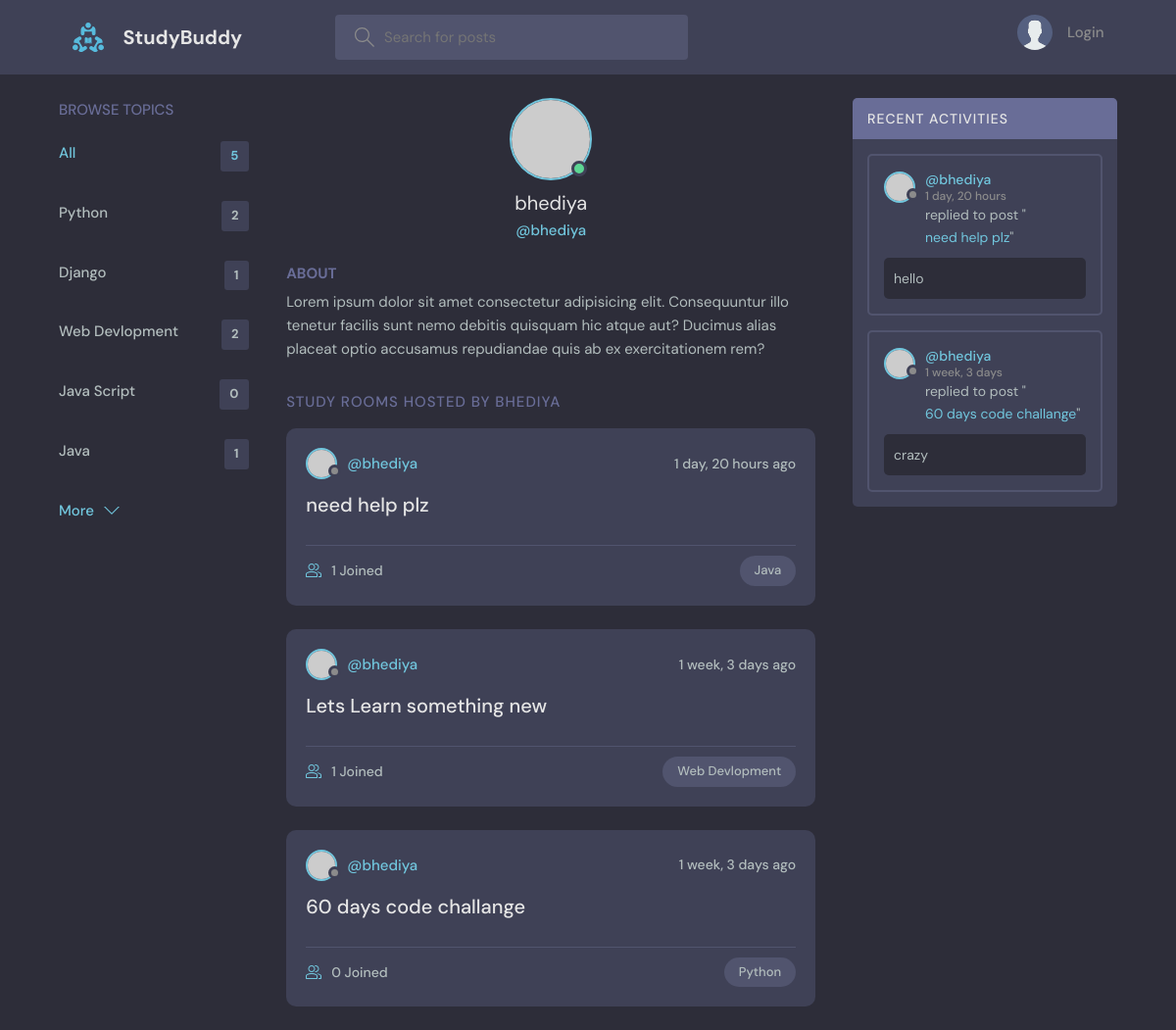
Page /prfile/1/ on the earlier database version.
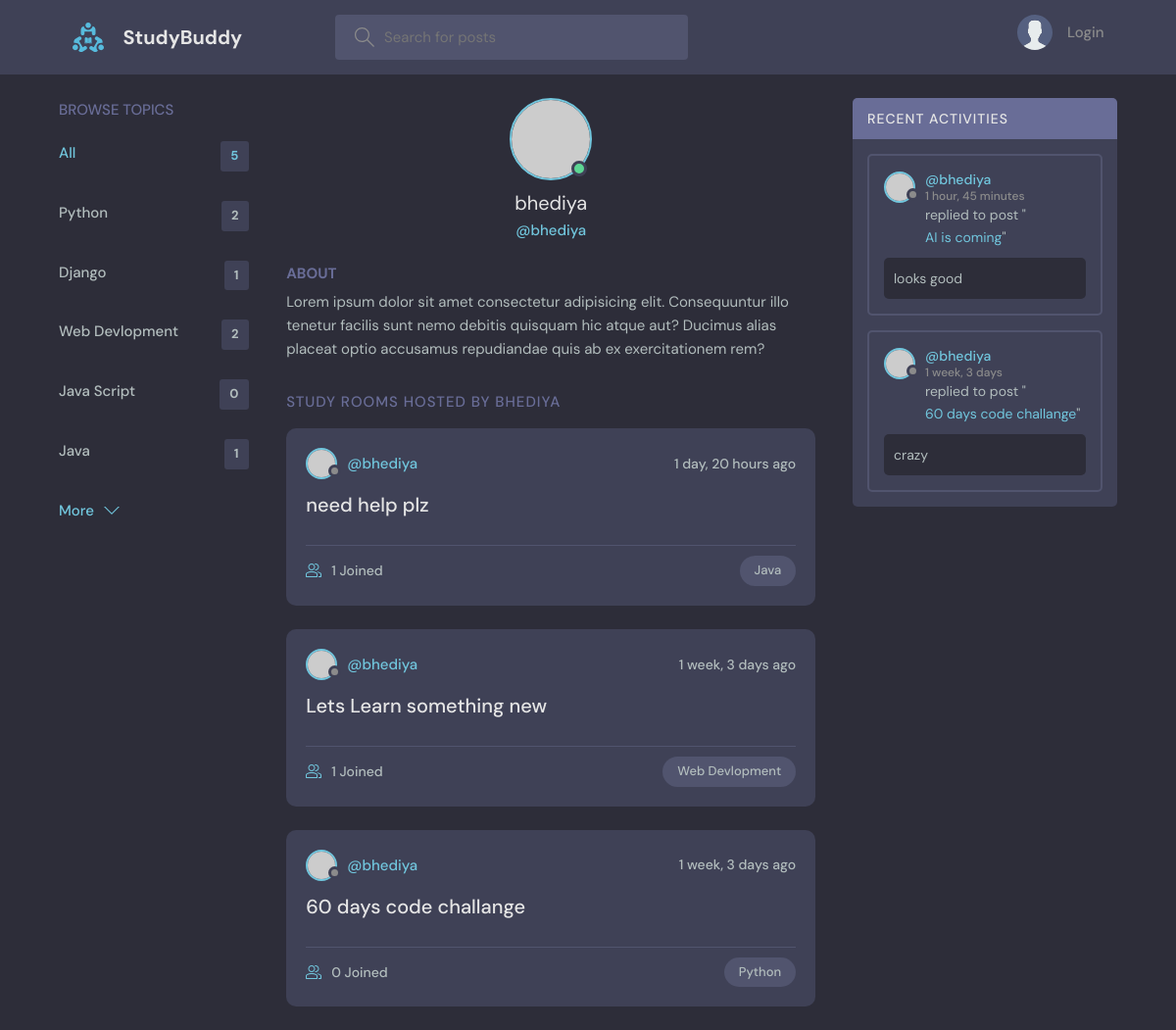
Same page on the later database version.
### base/models.py (models this page shows, shortened)
class Topic(models.Model):
    name=models.CharField(max_length=200)

class Room(models.Model):
    host=models.ForeignKey(User,on_delete=models.SET_NULL,null=True)
    topic=models.ForeignKey(Topic,on_delete=models.SET_NULL,null=True)
    name=models.CharField(max_length=200)
    description=models.TextField(null=True,blank=True)
    participents=models.ManyToManyField(User, related_name='participents', blank=True)
    updated=models.DateTimeField(auto_now=True)
    created=models.DateTimeField(auto_now_add=True)
    class Meta:
        ordering=['-updated','-created']
    def __str__(self):
        return self.name

class Message(models.Model):
    user =models.ForeignKey(User,on_delete=models.CASCADE)
    room=models.ForeignKey(Room,on_delete=models.CASCADE)
    body=models.TextField()
    updated=models.DateTimeField(auto_now=True)
    created=models.DateTimeField(auto_now_add=True)
    class Meta:
        ordering=['-updated','-created']
    def __str__(self):
        return self.body[0:50]

### base/views.py (the view)
# urls.py: path('prfile/<str:pk>/', views.userPrfile,name="user-profile"),
def userPrfile(request, pk):
    user = User.objects.get(id=pk)
    rooms = user.room_set.all()
    room_messages = user.message_set.all()
    topics=Topic.objects.all()
    context = {'user': user, 'rooms': rooms, 'room_messages': room_messages,'topics':topics}
    return render(request, 'base/profile.html', context)

### base/templates/base/profile.html (shortened to what this page needs)
{% extends 'main.html'%} {% block content %}
<main class="profile-page layout layout--3">
    <div class="container">
      {% include 'base/topics_component.html' %}
      <div class="roomList">
        <div class="profile">
          <div class="profile__avatar">
            <div class="avatar avatar--large active">
              <img src="https://randomuser.me/api/portraits/men/11.jpg" />
            </div>
          </div>
          <div class="profile__info">
            <h3>{{user.username}}</h3>
            <p>@{{user.username}}</p>
          </div>
          <div class="profile__about">
            <h3>About</h3>
            <p>
              Lorem ipsum dolor sit amet consectetur adipisicing elit. Consequuntur illo tenetur
              facilis sunt nemo debitis quisquam hic atque aut? Ducimus alias placeat optio
              accusamus repudiandae quis ab ex exercitationem rem?
            </p>
          </div>
        </div>
        <div class="roomList__header">
          <div>
            <h2>Study Rooms Hosted by {{user.username}}</a>
            </h2>
          </div>
        </div>
        {% include 'base/feed_component.html' %}
      </div>
      {% include 'base/activity_component.html' %}
    </div>
</main>
{% endblock content %}

### base/templates/base/topics_component.html
<div class="topics">
  <div class="topics__header">
    <h2>Browse Topics</h2>
  </div>
  <ul class="topics__list">
    <li>
      <a href="{% url 'home' %}" class="active">All <span>{{topics.count}}</span></a>
    </li>
    {% for topic in topics %}
    <li>
      <a href="{% url 'home' %}?q={{topic.name}}">{{topic.name}} <span>{{topic.room_set.all.count}}</span></a>
    </li>
    {% endfor %}
  <a class="btn btn--link" href="topics.html">
    More
    <svg
      version="1.1"
      xmlns="http://www.w3.org/2000/svg"
      width="32"
      height="32"
      viewBox="0 0 32 32"
    >
      <title>chevron-down</title>
      <path d="M16 21l-13-13h-3l16 16 16-16h-3l-13 13z"></path>
    </svg>
  </a>
</div>

### base/templates/base/feed_component.html (shortened to what this page needs)
{% for room in rooms %}
<div class="roomListRoom">
  <div class="roomListRoom__header">
    <a
      href="{% url 'user-profile' room.host.id  %}"
      class="roomListRoom__author"
    >
      <div class="avatar avatar--small">
        <img src="https://randomuser.me/api/portraits/women/11.jpg" />
      </div>
      <span>@{{room.host.username}}</span>
    </a>
    <div class="roomListRoom__actions">
      <span>{{room.created|timesince}} ago</span>
    </div>
  </div>
  <div class="roomListRoom__content">
    <a href="{% url 'room' room.id %}">{{room.name}}</a>
  </div>
  <div class="roomListRoom__meta">
    <a href="{% url 'room' room.id %}" class="roomListRoom__joined">
      {{room.participents.all.count}} Joined
    </a>
    <p class="roomListRoom__topic">{{room.topic.name}}</p>
  </div>
</div>
{% endfor %}

### base/templates/base/activity_component.html (shortened to what this page needs)
<div class="activities">
  <div class="activities__header">
    <h2>Recent Activities</h2>
  </div>
  {% for message in room_messages %}
  <div class="activities__box">
    <div class="activities__boxHeader roomListRoom__header">
      <a
        href="{% url 'user-profile' message.user.id%}"
        class="roomListRoom__author"
      >
        <div class="avatar avatar--small">
          <img src="https://randomuser.me/api/portraits/women/11.jpg" />
        </div>
        <p>
          @{{message.user}}
          <span>{{message.created|timesince}}</span>
        </p>
      </a>
    </div>
    <div class="activities__boxContent">
      <p>
        replied to post "<a href="{% url 'room' message.room.id %}"
          >{{message.room}}</a
        >"
      </p>
      <div class="activities__boxRoomContent">{{message}}</div>
    </div>
  </div>
  {% endfor %}
</div>

Differences in the rows shown:
removed Message: user "bhediya", created "1 day, 20 hours", room "need help plz", body "hello"
added Message: user "bhediya", created "1 hour, 45 minutes", room "AI is coming", body "looks good"
